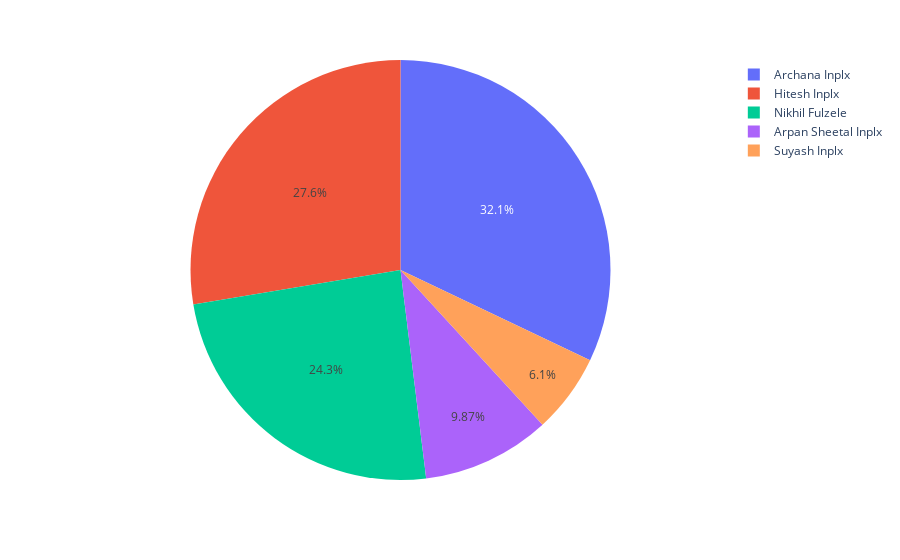

Write notebook code for a chart like this one.
### Code cell
import plotly.express as px
fig = px.pie(df[df["Date"]>"2022-01-01"], names='Name')
fig.show()

### Figure 1 — Plotly figure (JSON) as saved in the notebook; plotly's stock layout.template omitted (floating-point values rounded to 4 significant figures; data arrays with more than 128 entries replaced by an {"elided": "..."} marker saying what was removed)
{"data": [{"domain": {"x": [0, 1], "y": [0, 1]}, "hoverlabel": {"namelength": 0}, "hovertemplate": "Name=%{label}", "labels": {"elided": "9801 str values"}, "legendgroup": "", "name": "", "showlegend": true, "type": "pie"}], "layout": {"legend": {"tracegroupgap": 0}, "margin": {"t": 60}}}
